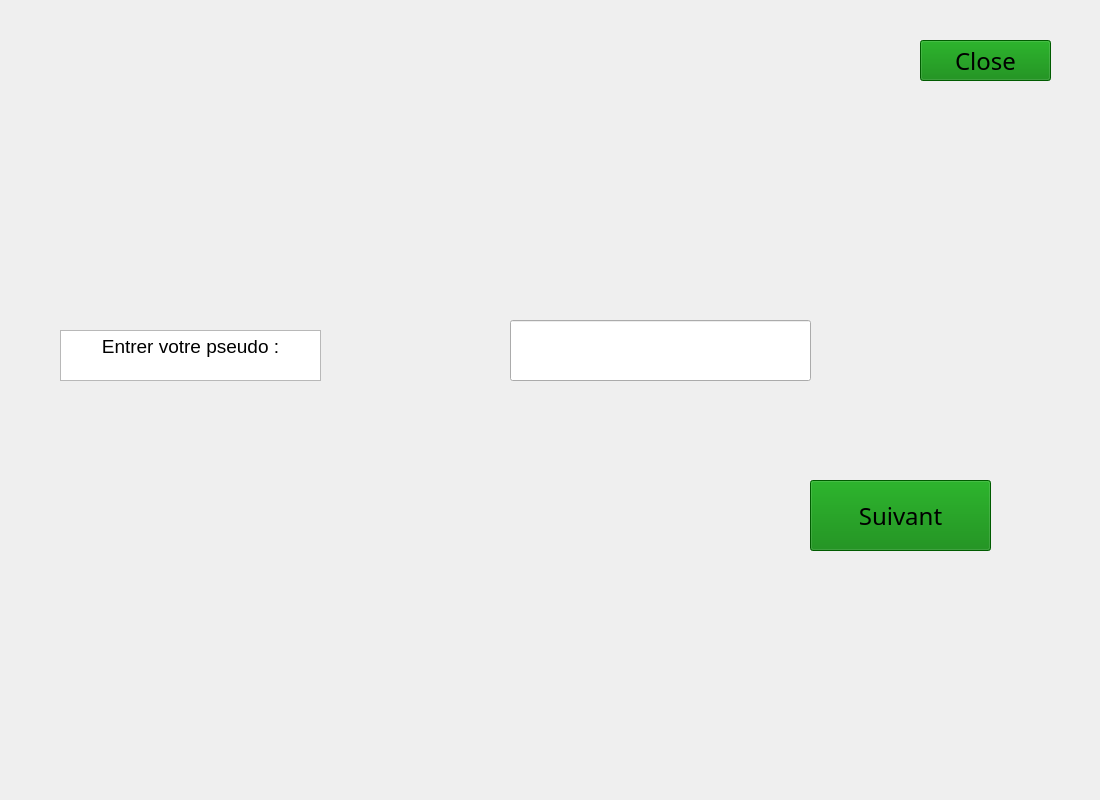
<?xml version="1.0" encoding="UTF-8"?>
<ui version="4.0">
 <class>Thirdwindow</class>
 <widget class="QWidget" name="Thirdwindow">
  <property name="geometry">
   <rect>
    <x>0</x>
    <y>0</y>
    <width>1100</width>
    <height>800</height>
   </rect>
  </property>
  <property name="windowTitle">
   <string>Form</string>
  </property>
  <widget class="QLineEdit" name="lineEdit_4">
   <property name="geometry">
    <rect>
     <x>830</x>
     <y>840</y>
     <width>281</width>
     <height>61</height>
    </rect>
   </property>
   <property name="text">
    <string>Entrer le pseudo du joeur 1 :</string>
   </property>
  </widget>
  <widget class="QLineEdit" name="Joueur1">
   <property name="geometry">
    <rect>
     <x>510</x>
     <y>320</y>
     <width>301</width>
     <height>61</height>
    </rect>
   </property>
  </widget>
  <widget class="QPushButton" name="Back">
   <property name="geometry">
    <rect>
     <x>920</x>
     <y>40</y>
     <width>131</width>
     <height>41</height>
    </rect>
   </property>
   <property name="font">
    <font>
     <family>STSong</family>
     <pointsize>18</pointsize>
    </font>
   </property>
   <property name="autoFillBackground">
    <bool>false</bool>
   </property>
   <property name="styleSheet">
    <string notr="true">background-color: green;</string>
   </property>
   <property name="text">
    <string>Close</string>
   </property>
  </widget>
  <widget class="QPushButton" name="Suivant">
   <property name="geometry">
    <rect>
     <x>810</x>
     <y>480</y>
     <width>181</width>
     <height>71</height>
    </rect>
   </property>
   <property name="font">
    <font>
     <family>STSong</family>
     <pointsize>18</pointsize>
    </font>
   </property>
   <property name="autoFillBackground">
    <bool>false</bool>
   </property>
   <property name="styleSheet">
    <string notr="true">background-color: green;</string>
   </property>
   <property name="text">
    <string>Suivant</string>
   </property>
  </widget>
  <widget class="QTextBrowser" name="textBrowser">
   <property name="geometry">
    <rect>
     <x>60</x>
     <y>330</y>
     <width>261</width>
     <height>51</height>
    </rect>
   </property>
   <property name="html">
    <string>&lt;!DOCTYPE HTML PUBLIC &quot;-//W3C//DTD HTML 4.0//EN&quot; &quot;http://www.w3.org/TR/REC-html40/strict.dtd&quot;&gt;
&lt;html&gt;&lt;head&gt;&lt;meta name=&quot;qrichtext&quot; content=&quot;1&quot; /&gt;&lt;meta charset=&quot;utf-8&quot; /&gt;&lt;style type=&quot;text/css&quot;&gt;
p, li { white-space: pre-wrap; }
hr { height: 1px; border-width: 0; }
li.unchecked::marker { content: &quot;\2610&quot;; }
li.checked::marker { content: &quot;\2612&quot;; }
&lt;/style&gt;&lt;/head&gt;&lt;body style=&quot; font-family:'Segoe UI'; font-size:9pt; font-weight:400; font-style:normal;&quot;&gt;
&lt;p align=&quot;center&quot; style=&quot; margin-top:0px; margin-bottom:0px; margin-left:0px; margin-right:0px; -qt-block-indent:0; text-indent:0px;&quot;&gt;&lt;span style=&quot; font-size:14pt;&quot;&gt;Entrer votre pseudo :&lt;/span&gt;&lt;/p&gt;&lt;/body&gt;&lt;/html&gt;</string>
   </property>
  </widget>
 </widget>
 <resources/>
 <connections/>
</ui>
